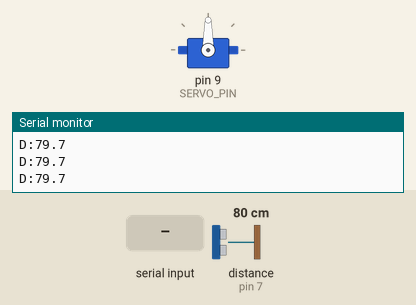
Bench run of a sketch on a simulated Arduino Uno, built with avr-gcc and run on an emulated ATmega328P. Shown: servo, the last lines printed to the serial monitor. Wiring (inferred from the names in the program): ultrasonic range finder: trigger pin 6; echo pin 7. The test bench sets the inputs (shaded band); at power-on: distance to the obstacle (sensor on pin 7) 80 cm. The echo pulse lasts 58.3 µs per cm.

Above: at 1.2 s.
1.3 s: "E" received over Serial
At 2.1 s:
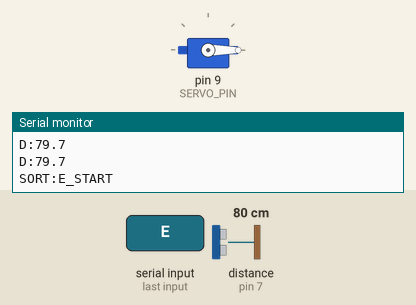
3.8 s: "N" received over Serial
At 4.2 s:
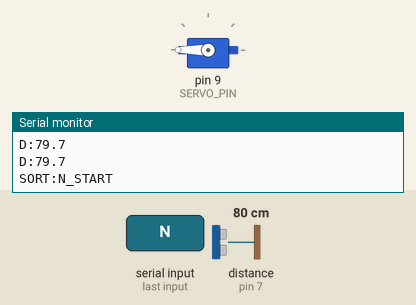
Timing chart, 0 to 6.8 s (numbered marks = the images above; inputs shaded):
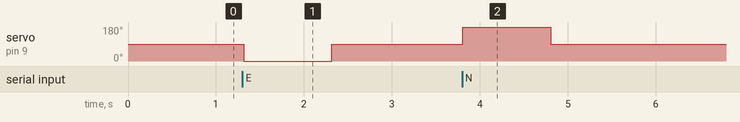

The sketch:

arduino_sorter.ino
```cpp
#include <Servo.h>

const byte TRIG_PIN = 6;
const byte ECHO_PIN = 7;
const byte SERVO_PIN = 9;

// Distance thresholds
const float DETECT_CM = 15.0; // Item detected within 15 cm
const float RESET_CM = 20.0;  // Reset once item is removed past 20 cm

Servo sorter;
unsigned long lastReport = 0;

float readDistance() {
  digitalWrite(TRIG_PIN, LOW);
  delayMicroseconds(2);
  digitalWrite(TRIG_PIN, HIGH);
  delayMicroseconds(10);
  digitalWrite(TRIG_PIN, LOW);
  unsigned long duration = pulseIn(ECHO_PIN, HIGH, 25000);
  if (duration == 0) return -1.0;
  return duration * 0.0343 / 2.0;
}

void triggerServo(char cmd) {
  if (cmd == 'E') {
    // E-Waste -> Turn Left (0 deg)
    Serial.println("SORT:E_START");
    sorter.write(0);
    delay(1000);
    sorter.write(90); // Return to neutral
    Serial.println("SORT:E_DONE");
  } else if (cmd == 'N') {
    // Normal Waste -> Turn Right (180 deg)
    Serial.println("SORT:N_START");
    sorter.write(180);
    delay(1000);
    sorter.write(90); // Return to neutral
    Serial.println("SORT:N_DONE");
  }
}

void setup() {
  Serial.begin(9600);
  pinMode(TRIG_PIN, OUTPUT);
  pinMode(ECHO_PIN, INPUT);
  sorter.attach(SERVO_PIN);
  sorter.write(90); // Neutral center position
  Serial.println("READY");
}

void loop() {
  // Check for execution commands from Python:
  // 'E' = Execute E-waste turn (Left: 0 deg)
  // 'N' = Execute Normal waste turn (Right: 180 deg)
  while (Serial.available() > 0) {
    char c = Serial.read();
    if (c == 'E' || c == 'N') {
      triggerServo(c);
    }
  }

  // Periodic distance reading sent to Python
  float distance = readDistance();
  if (millis() - lastReport >= 100) {
    if (distance >= 0) {
      Serial.print("D:");
      Serial.println(distance, 1);
    } else {
      Serial.println("D:-1");
    }
    lastReport = millis();
  }

  delay(20);
}
```

Measured:
- after the input at 1.3 s, servo on pin 9 (SERVO_PIN): 90° → 0° at once, → 90° 1.0 s later
- after the input at 3.8 s, servo on pin 9 (SERVO_PIN): 90° → 180° at once, → 90° 1.0 s later
